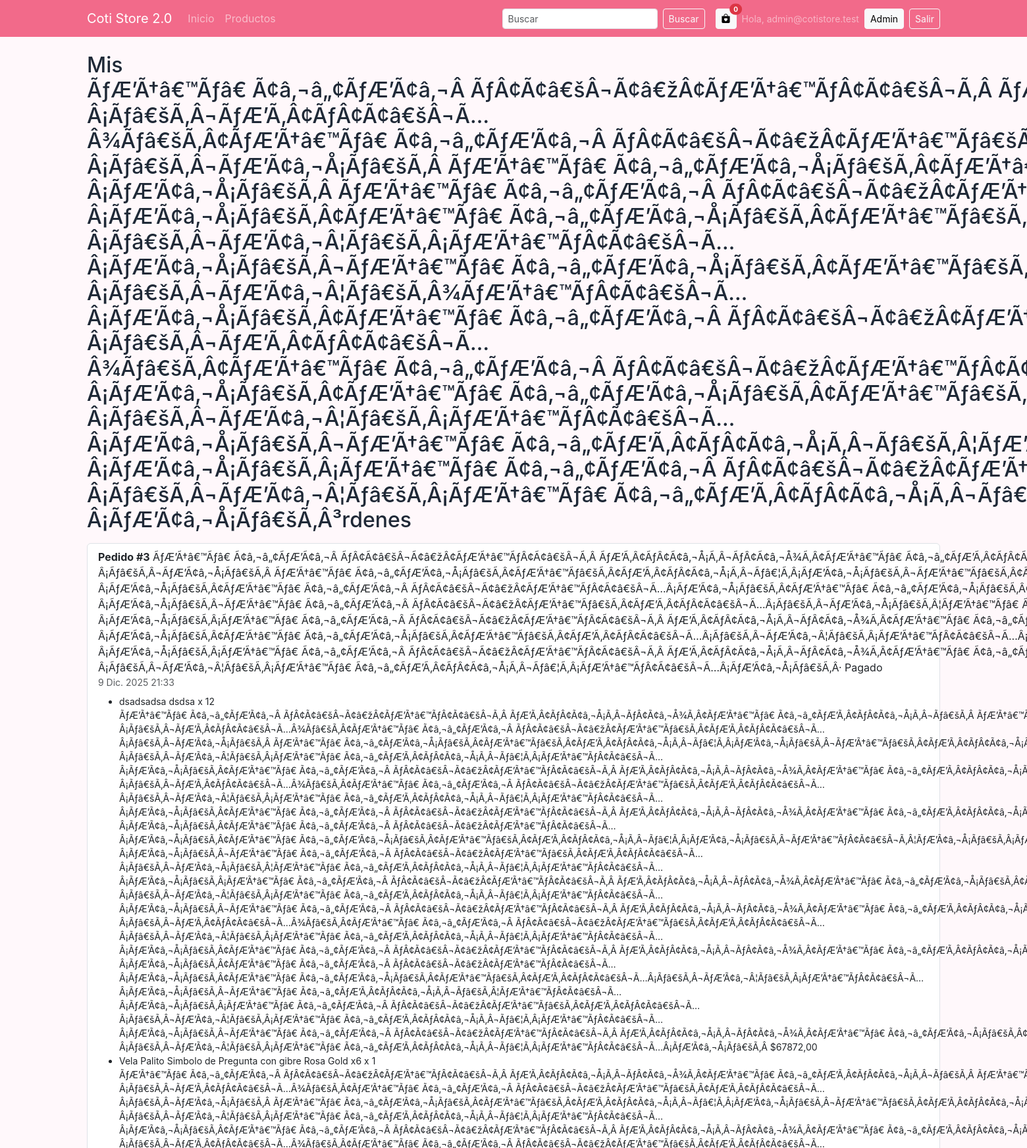
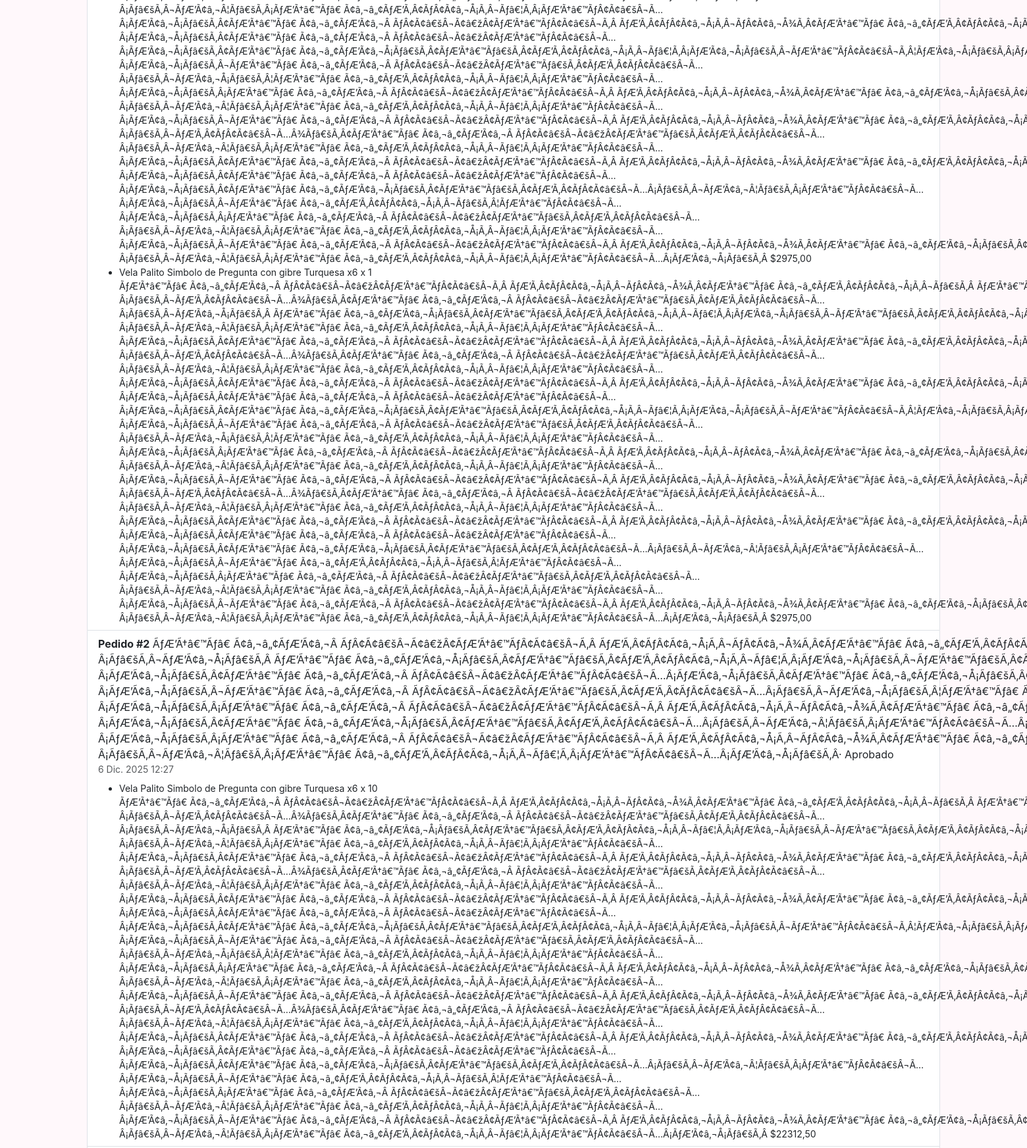
Page /mis-ordenes/ (signed in, upper part) on the committed database (2 pictures, top to bottom).
### users/models.py (models this page shows, shortened)
class CustomUser(AbstractUser):
    ROLE_CHOICES = (
        ("user", "Usuario"),
        ("admin", "Administrador"),
    )
    name = models.CharField(max_length=150, blank=True, default="")
    phone = models.CharField(max_length=50, blank=True, default="")
    address = models.CharField(max_length=255, blank=True, default="")
    city = models.CharField(max_length=120, blank=True, default="")
    zip_code = models.CharField(max_length=20, blank=True, default="")
    avatar = models.ImageField(upload_to="avatars/", blank=True, null=True)
    role = models.CharField(max_length=10, choices=ROLE_CHOICES, default="user")
    groups = models.ManyToManyField(
        "auth.Group",
        related_name="customuser_set",
        blank=True,
        help_text="Grupos de permisos heredados."
    )
    user_permissions = models.ManyToManyField(
        "auth.Permission",
        related_name="customuser_set",
        blank=True,
        help_text="Permisos específicos para el usuario."
    )

### orders/models.py (models this page shows, shortened)
class Order(models.Model):
    STATUS_CHOICES = [
        ("created", "Creado"),
        ("approved", "Aprobado"),
        ("draft", "Borrador"),
        ("paid", "Pagado"),
        ("shipped", "Enviado"),
        ("delivered", "Entregado"),
        ("cancelled", "Cancelado"),
    ]
    user = models.ForeignKey(settings.AUTH_USER_MODEL, on_delete=models.SET_NULL, null=True, blank=True, related_name="orders")
    nombre = models.CharField(max_length=120)
    email = models.EmailField()
    direccion = models.CharField(max_length=255)
    ciudad = models.CharField(max_length=120)
    estado = models.CharField(max_length=120, blank=True)
    cp = models.CharField(max_length=20, blank=True)
    telefono = models.CharField(max_length=50, blank=True)
    nota = models.TextField(blank=True)
    status = models.CharField(max_length=20, choices=STATUS_CHOICES, default="created")
    total = models.DecimalField(max_digits=10, decimal_places=2, default=0)
    creado_en = models.DateTimeField(default=timezone.now)
    class Meta:
        ordering = ["-creado_en"]

class OrderItem(models.Model):
    order = models.ForeignKey(Order, on_delete=models.CASCADE, related_name="items")
    product = models.ForeignKey(Product, on_delete=models.PROTECT, related_name="order_items")
    cantidad = models.PositiveIntegerField(default=1)
    precio_unitario = models.DecimalField(max_digits=10, decimal_places=2)
    @property
    def subtotal(self):
        return self.precio_unitario * self.cantidad

### products/models.py (models this page shows, shortened)
class Product(models.Model):
    user = models.ForeignKey(settings.AUTH_USER_MODEL, on_delete=models.CASCADE, related_name="products")
    categoria = models.ForeignKey(Category, on_delete=models.SET_NULL, null=True, blank=True, related_name="products")
    nombre = models.CharField(max_length=100)
    slug = models.SlugField(max_length=120, unique=True, blank=True)
    precio = models.DecimalField(max_digits=10, decimal_places=2)
    descripcion = models.TextField(blank=True)
    imagen = models.ImageField(upload_to="products/", blank=True, null=True)
    stock = models.PositiveIntegerField(default=0)
    activo = models.BooleanField(default=True)
    creado_en = models.DateTimeField(auto_now_add=True)
    class Meta:
        ordering = ["-creado_en"]

### orders/views.py (the view)
# urls.py: path("mis-ordenes/", MyOrdersView.as_view(), name="orders-mine"),
class MyOrdersView(LoginRequiredMixin, generic.ListView):
    model = Order
    template_name = "account/orders.html"
    context_object_name = "orders"
    paginate_by = 10
    def get_queryset(self):
        return Order.objects.filter(user=self.request.user).prefetch_related("items__product")

### templates/account/orders.html (shortened to what this page needs)
{% extends "base.html" %}
{% block content %}
<h2 class="mb-3">Mis ÃƒÆ’Ã†â€™Ãƒâ€ Ã¢â‚¬â„¢ÃƒÆ’Ã¢â‚¬Â ÃƒÂ¢Ã¢â€šÂ¬Ã¢â€žÂ¢ÃƒÆ’Ã†â€™ÃƒÂ¢Ã¢â€šÂ¬Ã‚Â ÃƒÆ’Ã‚Â¢ÃƒÂ¢Ã¢â‚¬Å¡Ã‚Â¬ÃƒÂ¢Ã¢â‚¬Å¾Ã‚Â¢ÃƒÆ’Ã†â€™Ãƒâ€ Ã¢â‚¬â„¢ÃƒÆ’Ã‚Â¢ÃƒÂ¢Ã¢â‚¬Å¡Ã‚Â¬Ãƒâ€šÃ‚Â ÃƒÆ’Ã†â€™Ãƒâ€šÃ‚Â¢ÃƒÆ’Ã‚Â¢ÃƒÂ¢Ã¢â€šÂ¬Ã…Â¡Ãƒâ€šÃ‚Â¬ÃƒÆ’Ã‚Â¢ÃƒÂ¢Ã¢â€šÂ¬Ã…Â¾Ãƒâ€šÃ‚Â¢ÃƒÆ’Ã†â€™Ãƒâ€ Ã¢â‚¬â„¢ÃƒÆ’Ã¢â‚¬Â ÃƒÂ¢Ã¢â€šÂ¬Ã¢â€žÂ¢ÃƒÆ’Ã†â€™Ãƒâ€šÃ‚Â¢ÃƒÆ’Ã‚Â¢ÃƒÂ¢Ã¢â€šÂ¬Ã…Â¡Ãƒâ€šÃ‚Â¬ÃƒÆ’Ã¢â‚¬Å¡Ãƒâ€šÃ‚Â ÃƒÆ’Ã†â€™Ãƒâ€ Ã¢â‚¬â„¢ÃƒÆ’Ã¢â‚¬Å¡Ãƒâ€šÃ‚Â¢ÃƒÆ’Ã†â€™Ãƒâ€šÃ‚Â¢ÃƒÆ’Ã‚Â¢ÃƒÂ¢Ã¢â‚¬Å¡Ã‚Â¬Ãƒâ€¦Ã‚Â¡ÃƒÆ’Ã¢â‚¬Å¡Ãƒâ€šÃ‚Â¬ÃƒÆ’Ã†â€™Ãƒâ€šÃ‚Â¢ÃƒÆ’Ã‚Â¢ÃƒÂ¢Ã¢â‚¬Å¡Ã‚Â¬Ãƒâ€¦Ã‚Â¾ÃƒÆ’Ã¢â‚¬Å¡Ãƒâ€šÃ‚Â¢ÃƒÆ’Ã†â€™Ãƒâ€ Ã¢â‚¬â„¢ÃƒÆ’Ã¢â‚¬Â ÃƒÂ¢Ã¢â€šÂ¬Ã¢â€žÂ¢ÃƒÆ’Ã†â€™ÃƒÂ¢Ã¢â€šÂ¬Ã‚Â ÃƒÆ’Ã‚Â¢ÃƒÂ¢Ã¢â‚¬Å¡Ã‚Â¬ÃƒÂ¢Ã¢â‚¬Å¾Ã‚Â¢ÃƒÆ’Ã†â€™Ãƒâ€ Ã¢â‚¬â„¢ÃƒÆ’Ã¢â‚¬Å¡Ãƒâ€šÃ‚Â¢ÃƒÆ’Ã†â€™Ãƒâ€šÃ‚Â¢ÃƒÆ’Ã‚Â¢ÃƒÂ¢Ã¢â‚¬Å¡Ã‚Â¬Ãƒâ€¦Ã‚Â¡ÃƒÆ’Ã¢â‚¬Å¡Ãƒâ€šÃ‚Â¬ÃƒÆ’Ã†â€™ÃƒÂ¢Ã¢â€šÂ¬Ã…Â¡ÃƒÆ’Ã¢â‚¬Å¡Ãƒâ€šÃ‚Â ÃƒÆ’Ã†â€™Ãƒâ€ Ã¢â‚¬â„¢ÃƒÆ’Ã¢â‚¬Â ÃƒÂ¢Ã¢â€šÂ¬Ã¢â€žÂ¢ÃƒÆ’Ã†â€™ÃƒÂ¢Ã¢â€šÂ¬Ã…Â¡ÃƒÆ’Ã¢â‚¬Å¡Ãƒâ€šÃ‚Â¢ÃƒÆ’Ã†â€™Ãƒâ€ Ã¢â‚¬â„¢ÃƒÆ’Ã¢â‚¬Å¡Ãƒâ€šÃ‚Â¢ÃƒÆ’Ã†â€™Ãƒâ€šÃ‚Â¢ÃƒÆ’Ã‚Â¢ÃƒÂ¢Ã¢â€šÂ¬Ã…Â¡Ãƒâ€šÃ‚Â¬ÃƒÆ’Ã¢â‚¬Â¦Ãƒâ€šÃ‚Â¡ÃƒÆ’Ã†â€™ÃƒÂ¢Ã¢â€šÂ¬Ã…Â¡ÃƒÆ’Ã¢â‚¬Å¡Ãƒâ€šÃ‚Â¬ÃƒÆ’Ã†â€™Ãƒâ€ Ã¢â‚¬â„¢ÃƒÆ’Ã¢â‚¬Å¡Ãƒâ€šÃ‚Â¢ÃƒÆ’Ã†â€™Ãƒâ€šÃ‚Â¢ÃƒÆ’Ã‚Â¢ÃƒÂ¢Ã¢â€šÂ¬Ã…Â¡Ãƒâ€šÃ‚Â¬ÃƒÆ’Ã¢â‚¬Â¦Ãƒâ€šÃ‚Â¾ÃƒÆ’Ã†â€™ÃƒÂ¢Ã¢â€šÂ¬Ã…Â¡ÃƒÆ’Ã¢â‚¬Å¡Ãƒâ€šÃ‚Â¢ÃƒÆ’Ã†â€™Ãƒâ€ Ã¢â‚¬â„¢ÃƒÆ’Ã¢â‚¬Â ÃƒÂ¢Ã¢â€šÂ¬Ã¢â€žÂ¢ÃƒÆ’Ã†â€™ÃƒÂ¢Ã¢â€šÂ¬Ã‚Â ÃƒÆ’Ã‚Â¢ÃƒÂ¢Ã¢â‚¬Å¡Ã‚Â¬ÃƒÂ¢Ã¢â‚¬Å¾Ã‚Â¢ÃƒÆ’Ã†â€™Ãƒâ€ Ã¢â‚¬â„¢ÃƒÆ’Ã‚Â¢ÃƒÂ¢Ã¢â‚¬Å¡Ã‚Â¬Ãƒâ€šÃ‚Â ÃƒÆ’Ã†â€™Ãƒâ€šÃ‚Â¢ÃƒÆ’Ã‚Â¢ÃƒÂ¢Ã¢â€šÂ¬Ã…Â¡Ãƒâ€šÃ‚Â¬ÃƒÆ’Ã‚Â¢ÃƒÂ¢Ã¢â€šÂ¬Ã…Â¾Ãƒâ€šÃ‚Â¢ÃƒÆ’Ã†â€™Ãƒâ€ Ã¢â‚¬â„¢ÃƒÆ’Ã¢â‚¬Â ÃƒÂ¢Ã¢â€šÂ¬Ã¢â€žÂ¢ÃƒÆ’Ã†â€™ÃƒÂ¢Ã¢â€šÂ¬Ã…Â¡ÃƒÆ’Ã¢â‚¬Å¡Ãƒâ€šÃ‚Â¢ÃƒÆ’Ã†â€™Ãƒâ€ Ã¢â‚¬â„¢ÃƒÆ’Ã¢â‚¬Å¡Ãƒâ€šÃ‚Â¢ÃƒÆ’Ã†â€™Ãƒâ€šÃ‚Â¢ÃƒÆ’Ã‚Â¢ÃƒÂ¢Ã¢â€šÂ¬Ã…Â¡Ãƒâ€šÃ‚Â¬ÃƒÆ’Ã¢â‚¬Â¦Ãƒâ€šÃ‚Â¡ÃƒÆ’Ã†â€™ÃƒÂ¢Ã¢â€šÂ¬Ã…Â¡ÃƒÆ’Ã¢â‚¬Å¡Ãƒâ€šÃ‚Â¬ÃƒÆ’Ã†â€™Ãƒâ€ Ã¢â‚¬â„¢ÃƒÆ’Ã‚Â¢ÃƒÂ¢Ã¢â‚¬Å¡Ã‚Â¬Ãƒâ€šÃ‚Â¦ÃƒÆ’Ã†â€™ÃƒÂ¢Ã¢â€šÂ¬Ã…Â¡ÃƒÆ’Ã¢â‚¬Å¡Ãƒâ€šÃ‚Â¡ÃƒÆ’Ã†â€™Ãƒâ€ Ã¢â‚¬â„¢ÃƒÆ’Ã¢â‚¬Â ÃƒÂ¢Ã¢â€šÂ¬Ã¢â€žÂ¢ÃƒÆ’Ã†â€™ÃƒÂ¢Ã¢â€šÂ¬Ã‚Â ÃƒÆ’Ã‚Â¢ÃƒÂ¢Ã¢â‚¬Å¡Ã‚Â¬ÃƒÂ¢Ã¢â‚¬Å¾Ã‚Â¢ÃƒÆ’Ã†â€™Ãƒâ€ Ã¢â‚¬â„¢ÃƒÆ’Ã¢â‚¬Å¡Ãƒâ€šÃ‚Â¢ÃƒÆ’Ã†â€™Ãƒâ€šÃ‚Â¢ÃƒÆ’Ã‚Â¢ÃƒÂ¢Ã¢â‚¬Å¡Ã‚Â¬Ãƒâ€¦Ã‚Â¡ÃƒÆ’Ã¢â‚¬Å¡Ãƒâ€šÃ‚Â¬ÃƒÆ’Ã†â€™ÃƒÂ¢Ã¢â€šÂ¬Ã‚Â¦ÃƒÆ’Ã¢â‚¬Å¡Ãƒâ€šÃ‚Â¡ÃƒÆ’Ã†â€™Ãƒâ€ Ã¢â‚¬â„¢ÃƒÆ’Ã¢â‚¬Â ÃƒÂ¢Ã¢â€šÂ¬Ã¢â€žÂ¢ÃƒÆ’Ã†â€™Ãƒâ€šÃ‚Â¢ÃƒÆ’Ã‚Â¢ÃƒÂ¢Ã¢â€šÂ¬Ã…Â¡Ãƒâ€šÃ‚Â¬ÃƒÆ’Ã¢â‚¬Â¦Ãƒâ€šÃ‚Â¡ÃƒÆ’Ã†â€™Ãƒâ€ Ã¢â‚¬â„¢ÃƒÆ’Ã‚Â¢ÃƒÂ¢Ã¢â‚¬Å¡Ã‚Â¬Ãƒâ€¦Ã‚Â¡ÃƒÆ’Ã†â€™ÃƒÂ¢Ã¢â€šÂ¬Ã…Â¡ÃƒÆ’Ã¢â‚¬Å¡Ãƒâ€šÃ‚Â³rdenes</h2>
{% if orders %}
  <div class="list-group">
    {% for order in orders %}
      <div class="list-group-item">
        <div class="d-flex justify-content-between align-items-center">
          <div>
            <strong>Pedido #{{ order.id }}</strong> ÃƒÆ’Ã†â€™Ãƒâ€ Ã¢â‚¬â„¢ÃƒÆ’Ã¢â‚¬Â ÃƒÂ¢Ã¢â€šÂ¬Ã¢â€žÂ¢ÃƒÆ’Ã†â€™ÃƒÂ¢Ã¢â€šÂ¬Ã‚Â ÃƒÆ’Ã‚Â¢ÃƒÂ¢Ã¢â‚¬Å¡Ã‚Â¬ÃƒÂ¢Ã¢â‚¬Å¾Ã‚Â¢ÃƒÆ’Ã†â€™Ãƒâ€ Ã¢â‚¬â„¢ÃƒÆ’Ã‚Â¢ÃƒÂ¢Ã¢â‚¬Å¡Ã‚Â¬Ãƒâ€šÃ‚Â ÃƒÆ’Ã†â€™Ãƒâ€šÃ‚Â¢ÃƒÆ’Ã‚Â¢ÃƒÂ¢Ã¢â€šÂ¬Ã…Â¡Ãƒâ€šÃ‚Â¬ÃƒÆ’Ã‚Â¢ÃƒÂ¢Ã¢â€šÂ¬Ã…Â¾Ãƒâ€šÃ‚Â¢ÃƒÆ’Ã†â€™Ãƒâ€ Ã¢â‚¬â„¢ÃƒÆ’Ã¢â‚¬Â ÃƒÂ¢Ã¢â€šÂ¬Ã¢â€žÂ¢ÃƒÆ’Ã†â€™Ãƒâ€šÃ‚Â¢ÃƒÆ’Ã‚Â¢ÃƒÂ¢Ã¢â€šÂ¬Ã…Â¡Ãƒâ€šÃ‚Â¬ÃƒÆ’Ã¢â‚¬Å¡Ãƒâ€šÃ‚Â ÃƒÆ’Ã†â€™Ãƒâ€ Ã¢â‚¬â„¢ÃƒÆ’Ã¢â‚¬Å¡Ãƒâ€šÃ‚Â¢ÃƒÆ’Ã†â€™Ãƒâ€šÃ‚Â¢ÃƒÆ’Ã‚Â¢ÃƒÂ¢Ã¢â‚¬Å¡Ã‚Â¬Ãƒâ€¦Ã‚Â¡ÃƒÆ’Ã¢â‚¬Å¡Ãƒâ€šÃ‚Â¬ÃƒÆ’Ã†â€™Ãƒâ€šÃ‚Â¢ÃƒÆ’Ã‚Â¢ÃƒÂ¢Ã¢â‚¬Å¡Ã‚Â¬Ãƒâ€¦Ã‚Â¾ÃƒÆ’Ã¢â‚¬Å¡Ãƒâ€šÃ‚Â¢ÃƒÆ’Ã†â€™Ãƒâ€ Ã¢â‚¬â„¢ÃƒÆ’Ã¢â‚¬Â ÃƒÂ¢Ã¢â€šÂ¬Ã¢â€žÂ¢ÃƒÆ’Ã†â€™ÃƒÂ¢Ã¢â€šÂ¬Ã‚Â ÃƒÆ’Ã‚Â¢ÃƒÂ¢Ã¢â‚¬Å¡Ã‚Â¬ÃƒÂ¢Ã¢â‚¬Å¾Ã‚Â¢ÃƒÆ’Ã†â€™Ãƒâ€ Ã¢â‚¬â„¢ÃƒÆ’Ã‚Â¢ÃƒÂ¢Ã¢â‚¬Å¡Ã‚Â¬Ãƒâ€¦Ã‚Â¡ÃƒÆ’Ã†â€™ÃƒÂ¢Ã¢â€šÂ¬Ã…Â¡ÃƒÆ’Ã¢â‚¬Å¡Ãƒâ€šÃ‚Â¢ÃƒÆ’Ã†â€™Ãƒâ€ Ã¢â‚¬â„¢ÃƒÆ’Ã¢â‚¬Â ÃƒÂ¢Ã¢â€šÂ¬Ã¢â€žÂ¢ÃƒÆ’Ã†â€™ÃƒÂ¢Ã¢â€šÂ¬Ã…Â¡ÃƒÆ’Ã¢â‚¬Å¡Ãƒâ€šÃ‚Â¢ÃƒÆ’Ã†â€™Ãƒâ€ Ã¢â‚¬â„¢ÃƒÆ’Ã¢â‚¬Å¡Ãƒâ€šÃ‚Â¢ÃƒÆ’Ã†â€™Ãƒâ€šÃ‚Â¢ÃƒÆ’Ã‚Â¢ÃƒÂ¢Ã¢â‚¬Å¡Ã‚Â¬Ãƒâ€¦Ã‚Â¡ÃƒÆ’Ã¢â‚¬Å¡Ãƒâ€šÃ‚Â¬ÃƒÆ’Ã†â€™ÃƒÂ¢Ã¢â€šÂ¬Ã‚Â¦ÃƒÆ’Ã¢â‚¬Å¡Ãƒâ€šÃ‚Â¡ÃƒÆ’Ã†â€™Ãƒâ€ Ã¢â‚¬â„¢ÃƒÆ’Ã‚Â¢ÃƒÂ¢Ã¢â‚¬Å¡Ã‚Â¬Ãƒâ€¦Ã‚Â¡ÃƒÆ’Ã†â€™ÃƒÂ¢Ã¢â€šÂ¬Ã…Â¡ÃƒÆ’Ã¢â‚¬Å¡Ãƒâ€šÃ‚Â¬ÃƒÆ’Ã†â€™Ãƒâ€ Ã¢â‚¬â„¢ÃƒÆ’Ã¢â‚¬Â ÃƒÂ¢Ã¢â€šÂ¬Ã¢â€žÂ¢ÃƒÆ’Ã†â€™Ãƒâ€šÃ‚Â¢ÃƒÆ’Ã‚Â¢ÃƒÂ¢Ã¢â€šÂ¬Ã…Â¡Ãƒâ€šÃ‚Â¬ÃƒÆ’Ã¢â‚¬Å¡Ãƒâ€šÃ‚Â¦ÃƒÆ’Ã†â€™Ãƒâ€ Ã¢â‚¬â„¢ÃƒÆ’Ã‚Â¢ÃƒÂ¢Ã¢â‚¬Å¡Ã‚Â¬Ãƒâ€¦Ã‚Â¡ÃƒÆ’Ã†â€™ÃƒÂ¢Ã¢â€šÂ¬Ã…Â¡ÃƒÆ’Ã¢â‚¬Å¡Ãƒâ€šÃ‚Â¡ÃƒÆ’Ã†â€™Ãƒâ€ Ã¢â‚¬â„¢ÃƒÆ’Ã¢â‚¬Â ÃƒÂ¢Ã¢â€šÂ¬Ã¢â€žÂ¢ÃƒÆ’Ã†â€™ÃƒÂ¢Ã¢â€šÂ¬Ã‚Â ÃƒÆ’Ã‚Â¢ÃƒÂ¢Ã¢â‚¬Å¡Ã‚Â¬ÃƒÂ¢Ã¢â‚¬Å¾Ã‚Â¢ÃƒÆ’Ã†â€™Ãƒâ€ Ã¢â‚¬â„¢ÃƒÆ’Ã‚Â¢ÃƒÂ¢Ã¢â‚¬Å¡Ã‚Â¬Ãƒâ€šÃ‚Â ÃƒÆ’Ã†â€™Ãƒâ€šÃ‚Â¢ÃƒÆ’Ã‚Â¢ÃƒÂ¢Ã¢â€šÂ¬Ã…Â¡Ãƒâ€šÃ‚Â¬ÃƒÆ’Ã‚Â¢ÃƒÂ¢Ã¢â€šÂ¬Ã…Â¾Ãƒâ€šÃ‚Â¢ÃƒÆ’Ã†â€™Ãƒâ€ Ã¢â‚¬â„¢ÃƒÆ’Ã¢â‚¬Â ÃƒÂ¢Ã¢â€šÂ¬Ã¢â€žÂ¢ÃƒÆ’Ã†â€™ÃƒÂ¢Ã¢â€šÂ¬Ã…Â¡ÃƒÆ’Ã¢â‚¬Å¡Ãƒâ€šÃ‚Â¢ÃƒÆ’Ã†â€™Ãƒâ€ Ã¢â‚¬â„¢ÃƒÆ’Ã¢â‚¬Å¡Ãƒâ€šÃ‚Â¢ÃƒÆ’Ã†â€™Ãƒâ€šÃ‚Â¢ÃƒÆ’Ã‚Â¢ÃƒÂ¢Ã¢â€šÂ¬Ã…Â¡Ãƒâ€šÃ‚Â¬ÃƒÆ’Ã¢â‚¬Â¦Ãƒâ€šÃ‚Â¡ÃƒÆ’Ã†â€™ÃƒÂ¢Ã¢â€šÂ¬Ã…Â¡ÃƒÆ’Ã¢â‚¬Å¡Ãƒâ€šÃ‚Â¬ÃƒÆ’Ã†â€™Ãƒâ€ Ã¢â‚¬â„¢ÃƒÆ’Ã‚Â¢ÃƒÂ¢Ã¢â‚¬Å¡Ã‚Â¬Ãƒâ€šÃ‚Â¦ÃƒÆ’Ã†â€™ÃƒÂ¢Ã¢â€šÂ¬Ã…Â¡ÃƒÆ’Ã¢â‚¬Å¡Ãƒâ€šÃ‚Â¡ÃƒÆ’Ã†â€™Ãƒâ€ Ã¢â‚¬â„¢ÃƒÆ’Ã¢â‚¬Â ÃƒÂ¢Ã¢â€šÂ¬Ã¢â€žÂ¢ÃƒÆ’Ã†â€™ÃƒÂ¢Ã¢â€šÂ¬Ã‚Â ÃƒÆ’Ã‚Â¢ÃƒÂ¢Ã¢â‚¬Å¡Ã‚Â¬ÃƒÂ¢Ã¢â‚¬Å¾Ã‚Â¢ÃƒÆ’Ã†â€™Ãƒâ€ Ã¢â‚¬â„¢ÃƒÆ’Ã¢â‚¬Å¡Ãƒâ€šÃ‚Â¢ÃƒÆ’Ã†â€™Ãƒâ€šÃ‚Â¢ÃƒÆ’Ã‚Â¢ÃƒÂ¢Ã¢â‚¬Å¡Ã‚Â¬Ãƒâ€¦Ã‚Â¡ÃƒÆ’Ã¢â‚¬Å¡Ãƒâ€šÃ‚Â¬ÃƒÆ’Ã†â€™ÃƒÂ¢Ã¢â€šÂ¬Ã‚Â¦ÃƒÆ’Ã¢â‚¬Å¡Ãƒâ€šÃ‚Â¡ÃƒÆ’Ã†â€™Ãƒâ€ Ã¢â‚¬â„¢ÃƒÆ’Ã¢â‚¬Â ÃƒÂ¢Ã¢â€šÂ¬Ã¢â€žÂ¢ÃƒÆ’Ã†â€™Ãƒâ€šÃ‚Â¢ÃƒÆ’Ã‚Â¢ÃƒÂ¢Ã¢â€šÂ¬Ã…Â¡Ãƒâ€šÃ‚Â¬ÃƒÆ’Ã¢â‚¬Â¦Ãƒâ€šÃ‚Â¡ÃƒÆ’Ã†â€™Ãƒâ€ Ã¢â‚¬â„¢ÃƒÆ’Ã‚Â¢ÃƒÂ¢Ã¢â‚¬Å¡Ã‚Â¬Ãƒâ€¦Ã‚Â¡ÃƒÆ’Ã†â€™ÃƒÂ¢Ã¢â€šÂ¬Ã…Â¡ÃƒÆ’Ã¢â‚¬Å¡Ãƒâ€šÃ‚Â· {{ order.get_status_display }}
            <div class="text-muted small">{{ order.creado_en }}</div>
          </div>
        </div>
        <ul class="mt-2 small mb-0">
          {% for item in order.items.all %}
            <li>{{ item.product.nombre }} x {{ item.cantidad }} ÃƒÆ’Ã†â€™Ãƒâ€ Ã¢â‚¬â„¢ÃƒÆ’Ã¢â‚¬Â ÃƒÂ¢Ã¢â€šÂ¬Ã¢â€žÂ¢ÃƒÆ’Ã†â€™ÃƒÂ¢Ã¢â€šÂ¬Ã‚Â ÃƒÆ’Ã‚Â¢ÃƒÂ¢Ã¢â‚¬Å¡Ã‚Â¬ÃƒÂ¢Ã¢â‚¬Å¾Ã‚Â¢ÃƒÆ’Ã†â€™Ãƒâ€ Ã¢â‚¬â„¢ÃƒÆ’Ã‚Â¢ÃƒÂ¢Ã¢â‚¬Å¡Ã‚Â¬Ãƒâ€šÃ‚Â ÃƒÆ’Ã†â€™Ãƒâ€šÃ‚Â¢ÃƒÆ’Ã‚Â¢ÃƒÂ¢Ã¢â€šÂ¬Ã…Â¡Ãƒâ€šÃ‚Â¬ÃƒÆ’Ã‚Â¢ÃƒÂ¢Ã¢â€šÂ¬Ã…Â¾Ãƒâ€šÃ‚Â¢ÃƒÆ’Ã†â€™Ãƒâ€ Ã¢â‚¬â„¢ÃƒÆ’Ã¢â‚¬Â ÃƒÂ¢Ã¢â€šÂ¬Ã¢â€žÂ¢ÃƒÆ’Ã†â€™Ãƒâ€šÃ‚Â¢ÃƒÆ’Ã‚Â¢ÃƒÂ¢Ã¢â€šÂ¬Ã…Â¡Ãƒâ€šÃ‚Â¬ÃƒÆ’Ã¢â‚¬Å¡Ãƒâ€šÃ‚Â ÃƒÆ’Ã†â€™Ãƒâ€ Ã¢â‚¬â„¢ÃƒÆ’Ã¢â‚¬Å¡Ãƒâ€šÃ‚Â¢ÃƒÆ’Ã†â€™Ãƒâ€šÃ‚Â¢ÃƒÆ’Ã‚Â¢ÃƒÂ¢Ã¢â‚¬Å¡Ã‚Â¬Ãƒâ€¦Ã‚Â¡ÃƒÆ’Ã¢â‚¬Å¡Ãƒâ€šÃ‚Â¬ÃƒÆ’Ã†â€™Ãƒâ€šÃ‚Â¢ÃƒÆ’Ã‚Â¢ÃƒÂ¢Ã¢â‚¬Å¡Ã‚Â¬Ãƒâ€¦Ã‚Â¾ÃƒÆ’Ã¢â‚¬Å¡Ãƒâ€šÃ‚Â¢ÃƒÆ’Ã†â€™Ãƒâ€ Ã¢â‚¬â„¢ÃƒÆ’Ã¢â‚¬Â ÃƒÂ¢Ã¢â€šÂ¬Ã¢â€žÂ¢ÃƒÆ’Ã†â€™ÃƒÂ¢Ã¢â€šÂ¬Ã‚Â ÃƒÆ’Ã‚Â¢ÃƒÂ¢Ã¢â‚¬Å¡Ã‚Â¬ÃƒÂ¢Ã¢â‚¬Å¾Ã‚Â¢ÃƒÆ’Ã†â€™Ãƒâ€ Ã¢â‚¬â„¢ÃƒÆ’Ã¢â‚¬Å¡Ãƒâ€šÃ‚Â¢ÃƒÆ’Ã†â€™Ãƒâ€šÃ‚Â¢ÃƒÆ’Ã‚Â¢ÃƒÂ¢Ã¢â‚¬Å¡Ã‚Â¬Ãƒâ€¦Ã‚Â¡ÃƒÆ’Ã¢â‚¬Å¡Ãƒâ€šÃ‚Â¬ÃƒÆ’Ã†â€™ÃƒÂ¢Ã¢â€šÂ¬Ã‚Â¦ÃƒÆ’Ã¢â‚¬Å¡Ãƒâ€šÃ‚Â¡ÃƒÆ’Ã†â€™Ãƒâ€ Ã¢â‚¬â„¢ÃƒÆ’Ã¢â‚¬Â ÃƒÂ¢Ã¢â€šÂ¬Ã¢â€žÂ¢ÃƒÆ’Ã†â€™Ãƒâ€šÃ‚Â¢ÃƒÆ’Ã‚Â¢ÃƒÂ¢Ã¢â€šÂ¬Ã…Â¡Ãƒâ€šÃ‚Â¬ÃƒÆ’Ã¢â‚¬Â¦Ãƒâ€šÃ‚Â¡ÃƒÆ’Ã†â€™Ãƒâ€ Ã¢â‚¬â„¢ÃƒÆ’Ã‚Â¢ÃƒÂ¢Ã¢â‚¬Å¡Ã‚Â¬Ãƒâ€¦Ã‚Â¡ÃƒÆ’Ã†â€™ÃƒÂ¢Ã¢â€šÂ¬Ã…Â¡ÃƒÆ’Ã¢â‚¬Å¡Ãƒâ€šÃ‚Â¢ÃƒÆ’Ã†â€™Ãƒâ€ Ã¢â‚¬â„¢ÃƒÆ’Ã¢â‚¬Â ÃƒÂ¢Ã¢â€šÂ¬Ã¢â€žÂ¢ÃƒÆ’Ã†â€™ÃƒÂ¢Ã¢â€šÂ¬Ã‚Â ÃƒÆ’Ã‚Â¢ÃƒÂ¢Ã¢â‚¬Å¡Ã‚Â¬ÃƒÂ¢Ã¢â‚¬Å¾Ã‚Â¢ÃƒÆ’Ã†â€™Ãƒâ€ Ã¢â‚¬â„¢ÃƒÆ’Ã‚Â¢ÃƒÂ¢Ã¢â‚¬Å¡Ã‚Â¬Ãƒâ€šÃ‚Â ÃƒÆ’Ã†â€™Ãƒâ€šÃ‚Â¢ÃƒÆ’Ã‚Â¢ÃƒÂ¢Ã¢â€šÂ¬Ã…Â¡Ãƒâ€šÃ‚Â¬ÃƒÆ’Ã‚Â¢ÃƒÂ¢Ã¢â€šÂ¬Ã…Â¾Ãƒâ€šÃ‚Â¢ÃƒÆ’Ã†â€™Ãƒâ€ Ã¢â‚¬â„¢ÃƒÆ’Ã¢â‚¬Â ÃƒÂ¢Ã¢â€šÂ¬Ã¢â€žÂ¢ÃƒÆ’Ã†â€™Ãƒâ€šÃ‚Â¢ÃƒÆ’Ã‚Â¢ÃƒÂ¢Ã¢â€šÂ¬Ã…Â¡Ãƒâ€šÃ‚Â¬ÃƒÆ’Ã¢â‚¬Â¦Ãƒâ€šÃ‚Â¡ÃƒÆ’Ã†â€™Ãƒâ€ Ã¢â‚¬â„¢ÃƒÆ’Ã‚Â¢ÃƒÂ¢Ã¢â‚¬Å¡Ã‚Â¬Ãƒâ€¦Ã‚Â¡ÃƒÆ’Ã†â€™ÃƒÂ¢Ã¢â€šÂ¬Ã…Â¡ÃƒÆ’Ã¢â‚¬Å¡Ãƒâ€šÃ‚Â¢ÃƒÆ’Ã†â€™Ãƒâ€ Ã¢â‚¬â„¢ÃƒÆ’Ã¢â‚¬Â ÃƒÂ¢Ã¢â€šÂ¬Ã¢â€žÂ¢ÃƒÆ’Ã†â€™ÃƒÂ¢Ã¢â€šÂ¬Ã‚Â ÃƒÆ’Ã‚Â¢ÃƒÂ¢Ã¢â‚¬Å¡Ã‚Â¬ÃƒÂ¢Ã¢â‚¬Å¾Ã‚Â¢ÃƒÆ’Ã†â€™Ãƒâ€ Ã¢â‚¬â„¢ÃƒÆ’Ã‚Â¢ÃƒÂ¢Ã¢â‚¬Å¡Ã‚Â¬Ãƒâ€¦Ã‚Â¡ÃƒÆ’Ã†â€™ÃƒÂ¢Ã¢â€šÂ¬Ã…Â¡ÃƒÆ’Ã¢â‚¬Å¡Ãƒâ€šÃ‚Â¢ÃƒÆ’Ã†â€™Ãƒâ€ Ã¢â‚¬â„¢ÃƒÆ’Ã¢â‚¬Â ÃƒÂ¢Ã¢â€šÂ¬Ã¢â€žÂ¢ÃƒÆ’Ã†â€™ÃƒÂ¢Ã¢â€šÂ¬Ã…Â¡ÃƒÆ’Ã¢â‚¬Å¡Ãƒâ€šÃ‚Â¢ÃƒÆ’Ã†â€™Ãƒâ€ Ã¢â‚¬â„¢ÃƒÆ’Ã¢â‚¬Å¡Ãƒâ€šÃ‚Â¢ÃƒÆ’Ã†â€™Ãƒâ€šÃ‚Â¢ÃƒÆ’Ã‚Â¢ÃƒÂ¢Ã¢â‚¬Å¡Ã‚Â¬Ãƒâ€¦Ã‚Â¡ÃƒÆ’Ã¢â‚¬Å¡Ãƒâ€šÃ‚Â¬ÃƒÆ’Ã†â€™ÃƒÂ¢Ã¢â€šÂ¬Ã‚Â¦ÃƒÆ’Ã¢â‚¬Å¡Ãƒâ€šÃ‚Â¡ÃƒÆ’Ã†â€™Ãƒâ€ Ã¢â‚¬â„¢ÃƒÆ’Ã‚Â¢ÃƒÂ¢Ã¢â‚¬Å¡Ã‚Â¬Ãƒâ€¦Ã‚Â¡ÃƒÆ’Ã†â€™ÃƒÂ¢Ã¢â€šÂ¬Ã…Â¡ÃƒÆ’Ã¢â‚¬Å¡Ãƒâ€šÃ‚Â¬ÃƒÆ’Ã†â€™Ãƒâ€ Ã¢â‚¬â„¢ÃƒÆ’Ã¢â‚¬Â ÃƒÂ¢Ã¢â€šÂ¬Ã¢â€žÂ¢ÃƒÆ’Ã†â€™Ãƒâ€šÃ‚Â¢ÃƒÆ’Ã‚Â¢ÃƒÂ¢Ã¢â€šÂ¬Ã…Â¡Ãƒâ€šÃ‚Â¬ÃƒÆ’Ã¢â‚¬Å¡Ãƒâ€šÃ‚Â¦ÃƒÆ’Ã†â€™Ãƒâ€ Ã¢â‚¬â„¢ÃƒÆ’Ã‚Â¢ÃƒÂ¢Ã¢â‚¬Å¡Ã‚Â¬Ãƒâ€¦Ã‚Â¡ÃƒÆ’Ã†â€™ÃƒÂ¢Ã¢â€šÂ¬Ã…Â¡ÃƒÆ’Ã¢â‚¬Å¡Ãƒâ€šÃ‚Â¡ÃƒÆ’Ã†â€™Ãƒâ€ Ã¢â‚¬â„¢ÃƒÆ’Ã¢â‚¬Â ÃƒÂ¢Ã¢â€šÂ¬Ã¢â€žÂ¢ÃƒÆ’Ã†â€™ÃƒÂ¢Ã¢â€šÂ¬Ã‚Â ÃƒÆ’Ã‚Â¢ÃƒÂ¢Ã¢â‚¬Å¡Ã‚Â¬ÃƒÂ¢Ã¢â‚¬Å¾Ã‚Â¢ÃƒÆ’Ã†â€™Ãƒâ€ Ã¢â‚¬â„¢ÃƒÆ’Ã¢â‚¬Å¡Ãƒâ€šÃ‚Â¢ÃƒÆ’Ã†â€™Ãƒâ€šÃ‚Â¢ÃƒÆ’Ã‚Â¢ÃƒÂ¢Ã¢â‚¬Å¡Ã‚Â¬Ãƒâ€¦Ã‚Â¡ÃƒÆ’Ã¢â‚¬Å¡Ãƒâ€šÃ‚Â¬ÃƒÆ’Ã†â€™ÃƒÂ¢Ã¢â€šÂ¬Ã‚Â¦ÃƒÆ’Ã¢â‚¬Å¡Ãƒâ€šÃ‚Â¡ÃƒÆ’Ã†â€™Ãƒâ€ Ã¢â‚¬â„¢ÃƒÆ’Ã¢â‚¬Â ÃƒÂ¢Ã¢â€šÂ¬Ã¢â€žÂ¢ÃƒÆ’Ã†â€™Ãƒâ€šÃ‚Â¢ÃƒÆ’Ã‚Â¢ÃƒÂ¢Ã¢â€šÂ¬Ã…Â¡Ãƒâ€šÃ‚Â¬ÃƒÆ’Ã¢â‚¬Â¦Ãƒâ€šÃ‚Â¡ÃƒÆ’Ã†â€™Ãƒâ€ Ã¢â‚¬â„¢ÃƒÆ’Ã‚Â¢ÃƒÂ¢Ã¢â‚¬Å¡Ã‚Â¬Ãƒâ€¦Ã‚Â¡ÃƒÆ’Ã†â€™ÃƒÂ¢Ã¢â€šÂ¬Ã…Â¡ÃƒÆ’Ã¢â‚¬Å¡Ãƒâ€šÃ‚Â¬ÃƒÆ’Ã†â€™Ãƒâ€ Ã¢â‚¬â„¢ÃƒÆ’Ã¢â‚¬Â ÃƒÂ¢Ã¢â€šÂ¬Ã¢â€žÂ¢ÃƒÆ’Ã†â€™ÃƒÂ¢Ã¢â€šÂ¬Ã‚Â ÃƒÆ’Ã‚Â¢ÃƒÂ¢Ã¢â‚¬Å¡Ã‚Â¬ÃƒÂ¢Ã¢â‚¬Å¾Ã‚Â¢ÃƒÆ’Ã†â€™Ãƒâ€ Ã¢â‚¬â„¢ÃƒÆ’Ã‚Â¢ÃƒÂ¢Ã¢â‚¬Å¡Ã‚Â¬Ãƒâ€šÃ‚Â ÃƒÆ’Ã†â€™Ãƒâ€šÃ‚Â¢ÃƒÆ’Ã‚Â¢ÃƒÂ¢Ã¢â€šÂ¬Ã…Â¡Ãƒâ€šÃ‚Â¬ÃƒÆ’Ã‚Â¢ÃƒÂ¢Ã¢â€šÂ¬Ã…Â¾Ãƒâ€šÃ‚Â¢ÃƒÆ’Ã†â€™Ãƒâ€ Ã¢â‚¬â„¢ÃƒÆ’Ã¢â‚¬Â ÃƒÂ¢Ã¢â€šÂ¬Ã¢â€žÂ¢ÃƒÆ’Ã†â€™Ãƒâ€šÃ‚Â¢ÃƒÆ’Ã‚Â¢ÃƒÂ¢Ã¢â€šÂ¬Ã…Â¡Ãƒâ€šÃ‚Â¬ÃƒÆ’Ã¢â‚¬Â¦Ãƒâ€šÃ‚Â¡ÃƒÆ’Ã†â€™Ãƒâ€ Ã¢â‚¬â„¢ÃƒÆ’Ã‚Â¢ÃƒÂ¢Ã¢â‚¬Å¡Ã‚Â¬Ãƒâ€¦Ã‚Â¡ÃƒÆ’Ã†â€™ÃƒÂ¢Ã¢â€šÂ¬Ã…Â¡ÃƒÆ’Ã¢â‚¬Å¡Ãƒâ€šÃ‚Â¢ÃƒÆ’Ã†â€™Ãƒâ€ Ã¢â‚¬â„¢ÃƒÆ’Ã¢â‚¬Â ÃƒÂ¢Ã¢â€šÂ¬Ã¢â€žÂ¢ÃƒÆ’Ã†â€™ÃƒÂ¢Ã¢â€šÂ¬Ã‚Â ÃƒÆ’Ã‚Â¢ÃƒÂ¢Ã¢â‚¬Å¡Ã‚Â¬ÃƒÂ¢Ã¢â‚¬Å¾Ã‚Â¢ÃƒÆ’Ã†â€™Ãƒâ€ Ã¢â‚¬â„¢ÃƒÆ’Ã‚Â¢ÃƒÂ¢Ã¢â‚¬Å¡Ã‚Â¬Ãƒâ€¦Ã‚Â¡ÃƒÆ’Ã†â€™ÃƒÂ¢Ã¢â€šÂ¬Ã…Â¡ÃƒÆ’Ã¢â‚¬Å¡Ãƒâ€šÃ‚Â¢ÃƒÆ’Ã†â€™Ãƒâ€ Ã¢â‚¬â„¢ÃƒÆ’Ã¢â‚¬Â ÃƒÂ¢Ã¢â€šÂ¬Ã¢â€žÂ¢ÃƒÆ’Ã†â€™ÃƒÂ¢Ã¢â€šÂ¬Ã…Â¡ÃƒÆ’Ã¢â‚¬Å¡Ãƒâ€šÃ‚Â¢ÃƒÆ’Ã†â€™Ãƒâ€ Ã¢â‚¬â„¢ÃƒÆ’Ã¢â‚¬Å¡Ãƒâ€šÃ‚Â¢ÃƒÆ’Ã†â€™Ãƒâ€šÃ‚Â¢ÃƒÆ’Ã‚Â¢ÃƒÂ¢Ã¢â€šÂ¬Ã…Â¡Ãƒâ€šÃ‚Â¬ÃƒÆ’Ã¢â‚¬Â¦Ãƒâ€šÃ‚Â¡ÃƒÆ’Ã†â€™ÃƒÂ¢Ã¢â€šÂ¬Ã…Â¡ÃƒÆ’Ã¢â‚¬Å¡Ãƒâ€šÃ‚Â¬ÃƒÆ’Ã†â€™Ãƒâ€ Ã¢â‚¬â„¢ÃƒÆ’Ã‚Â¢ÃƒÂ¢Ã¢â‚¬Å¡Ã‚Â¬Ãƒâ€šÃ‚Â¦ÃƒÆ’Ã†â€™ÃƒÂ¢Ã¢â€šÂ¬Ã…Â¡ÃƒÆ’Ã¢â‚¬Å¡Ãƒâ€šÃ‚Â¡ÃƒÆ’Ã†â€™Ãƒâ€ Ã¢â‚¬â„¢ÃƒÆ’Ã¢â‚¬Â ÃƒÂ¢Ã¢â€šÂ¬Ã¢â€žÂ¢ÃƒÆ’Ã†â€™Ãƒâ€šÃ‚Â¢ÃƒÆ’Ã‚Â¢ÃƒÂ¢Ã¢â€šÂ¬Ã…Â¡Ãƒâ€šÃ‚Â¬ÃƒÆ’Ã¢â‚¬Â¦Ãƒâ€šÃ‚Â¡ÃƒÆ’Ã†â€™Ãƒâ€ Ã¢â‚¬â„¢ÃƒÆ’Ã‚Â¢ÃƒÂ¢Ã¢â‚¬Å¡Ã‚Â¬Ãƒâ€¦Ã‚Â¡ÃƒÆ’Ã†â€™ÃƒÂ¢Ã¢â€šÂ¬Ã…Â¡ÃƒÆ’Ã¢â‚¬Å¡Ãƒâ€šÃ‚Â¬ÃƒÆ’Ã†â€™Ãƒâ€ Ã¢â‚¬â„¢ÃƒÆ’Ã¢â‚¬Â ÃƒÂ¢Ã¢â€šÂ¬Ã¢â€žÂ¢ÃƒÆ’Ã†â€™ÃƒÂ¢Ã¢â€šÂ¬Ã‚Â ÃƒÆ’Ã‚Â¢ÃƒÂ¢Ã¢â‚¬Å¡Ã‚Â¬ÃƒÂ¢Ã¢â‚¬Å¾Ã‚Â¢ÃƒÆ’Ã†â€™Ãƒâ€ Ã¢â‚¬â„¢ÃƒÆ’Ã¢â‚¬Å¡Ãƒâ€šÃ‚Â¢ÃƒÆ’Ã†â€™Ãƒâ€šÃ‚Â¢ÃƒÆ’Ã‚Â¢ÃƒÂ¢Ã¢â‚¬Å¡Ã‚Â¬Ãƒâ€¦Ã‚Â¡ÃƒÆ’Ã¢â‚¬Å¡Ãƒâ€šÃ‚Â¬ÃƒÆ’Ã†â€™ÃƒÂ¢Ã¢â€šÂ¬Ã‚Â¦ÃƒÆ’Ã¢â‚¬Å¡Ãƒâ€šÃ‚Â¡ÃƒÆ’Ã†â€™Ãƒâ€ Ã¢â‚¬â„¢ÃƒÆ’Ã¢â‚¬Â ÃƒÂ¢Ã¢â€šÂ¬Ã¢â€žÂ¢ÃƒÆ’Ã†â€™Ãƒâ€šÃ‚Â¢ÃƒÆ’Ã‚Â¢ÃƒÂ¢Ã¢â€šÂ¬Ã…Â¡Ãƒâ€šÃ‚Â¬ÃƒÆ’Ã¢â‚¬Â¦Ãƒâ€šÃ‚Â¡ÃƒÆ’Ã†â€™Ãƒâ€ Ã¢â‚¬â„¢ÃƒÆ’Ã‚Â¢ÃƒÂ¢Ã¢â‚¬Å¡Ã‚Â¬Ãƒâ€¦Ã‚Â¡ÃƒÆ’Ã†â€™ÃƒÂ¢Ã¢â€šÂ¬Ã…Â¡ÃƒÆ’Ã¢â‚¬Å¡Ãƒâ€šÃ‚Â ${{ item.subtotal }}</li>
          {% endfor %}
        </ul>
      </div>
    {% endfor %}
  </div>
{% endif %}
{% endblock %}

### templates/base.html (shortened to what this page needs)
<!DOCTYPE html>
<html lang="es">
<head>
  <link rel="stylesheet" href="https://cdn.jsdelivr.net/npm/bootstrap@5.3.3/dist/css/bootstrap.min.css">
  <link rel="stylesheet" href="https://cdn.jsdelivr.net/npm/bootstrap-icons@1.11.3/font/bootstrap-icons.css">
</head>
<body>
  <nav class="navbar navbar-expand-lg navbar-dark navbar-custom mb-4">
    <div class="container">
      <a class="navbar-brand d-flex align-items-center gap-2" href="/">
        <span>Coti Store 2.0</span>
      </a>
      <div class="collapse navbar-collapse" id="mainNav">
        <ul class="navbar-nav me-auto">
          <li class="nav-item"><a class="nav-link" href="/">Inicio</a></li>
          <li class="nav-item"><a class="nav-link" href="{% url 'catalogo' %}">Productos</a></li>
        </ul>
        <form class="d-flex me-3" action="{% url 'catalogo' %}" method="get" role="search">
          <input class="form-control form-control-sm me-2" type="search" name="q" placeholder="Buscar" aria-label="Buscar">
          <button class="btn btn-sm btn-outline-light" type="submit">Buscar</button>
        </form>
        <div class="d-flex align-items-center gap-2">
          <button class="btn btn-sm btn-light position-relative" type="button" data-bs-toggle="offcanvas" data-bs-target="#offcanvasScrolling" aria-controls="offcanvasScrolling" title="Carrito">
            <i class="bi bi-bag-heart-fill"></i>
            <span class="position-absolute top-0 start-100 translate-middle badge rounded-pill bg-danger" id="cartCountBadge" style="font-size:10px;">0</span>
          </button>
          {% if user.is_authenticated %}
            <span class="text-white-50 small d-none d-md-inline">Hola, {{ user.username }}</span>
            {% if user.is_staff or user.is_superuser %}
              <a class="btn btn-sm btn-light" href="{% url 'admin:index' %}">Admin</a>
            {% else %}
              <a class="btn btn-sm btn-light" href="{% url 'account' %}">Mi cuenta</a>
            {% endif %}
            <form action="{% url 'logout' %}" method="post" class="d-inline">
              <button class="btn btn-sm btn-outline-light" type="submit">Salir</button>
            </form>
          {% else %}
            <a class="btn btn-sm btn-outline-light" href="{% url 'login' %}">Iniciar sesión</a>
            <a class="btn btn-sm btn-light" href="{% url 'signup' %}">Registrarse</a>
          {% endif %}
        </div>
      </div>
    </div>
  </nav>
  <main class="container mb-5">
    {% block content %}{% endblock %}
  </main>
</body>
</html>

### rows in the picture
CustomUser: username "admin@cotistore.test"
Order: id "3", status "Pagado", creado_en "9 Dic. 2025 21:33"
OrderItem: product.nombre "dsadsadsa dsdsa", cantidad "12", subtotal "67872,00"
OrderItem: product.nombre "Vela Palito Simbolo de Pregunta con gibre Rosa Gold x6", cantidad "1", subtotal "2975,00"
OrderItem: product.nombre "Vela Palito Simbolo de Pregunta con gibre Turquesa x6", cantidad "1", subtotal "2975,00"
Order: id "2", status "Aprobado", creado_en "6 Dic. 2025 12:27"
OrderItem: product.nombre "Vela Palito Simbolo de Pregunta con gibre Turquesa x6", cantidad "10", subtotal "22312,50"
